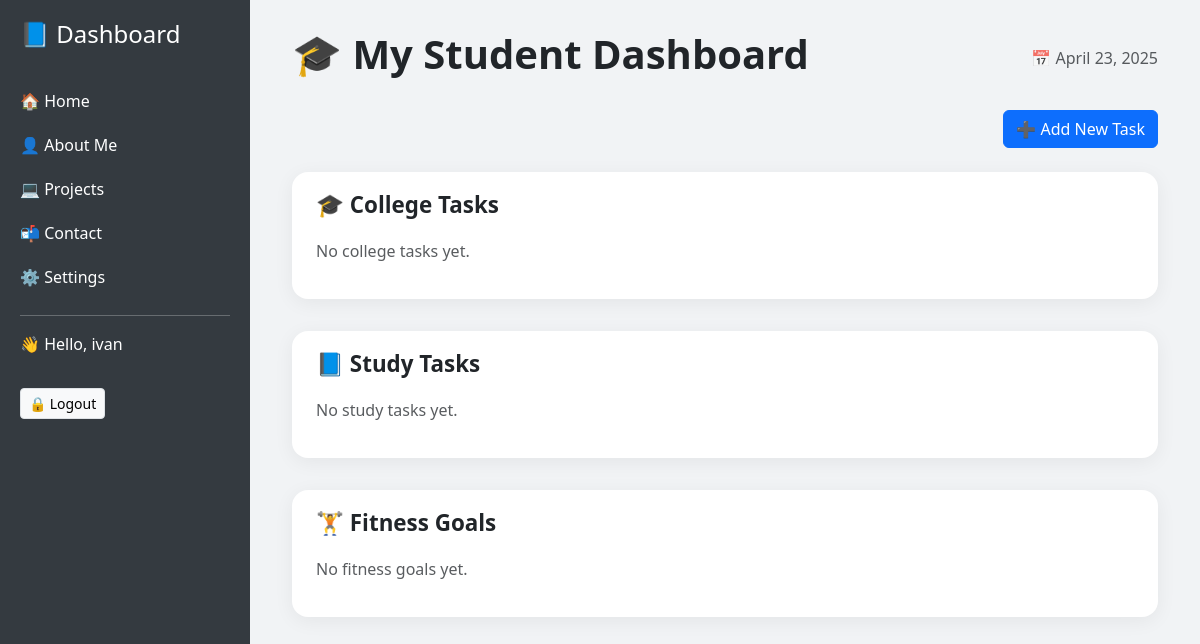
The app's page / (signed in), older data.
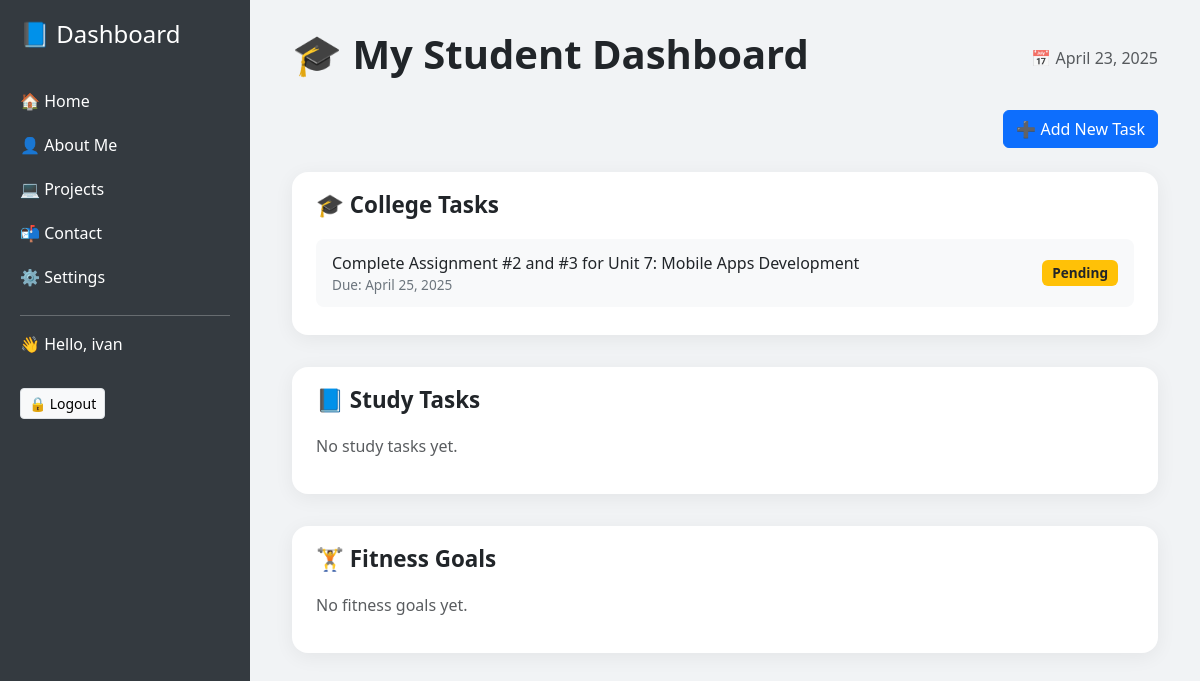
The same page, newer data.
### dashboard/models.py (models this page shows, shortened)
class Task(models.Model):
    CATEGORY_CHOICES = [
        ('college', 'College'),
        ('study', 'Study'),
        ('fitness', 'Fitness'),
    ]
    user = models.ForeignKey(User, on_delete=models.CASCADE)  # link to the user
    title = models.CharField(max_length=100)
    description = models.TextField(blank=True)
    due_date = models.DateField()
    is_completed = models.BooleanField(default=False)
    category = models.CharField(max_length=20, choices=CATEGORY_CHOICES, default='college')

### dashboard/views.py (the view)
# urls.py: path('', views.home, name='home'),
@login_required
def home(request):
    user = request.user
    college_tasks = Task.objects.filter(user=user, category='college')
    study_tasks = Task.objects.filter(user=user, category='study')
    fitness_tasks = Task.objects.filter(user=user, category='fitness')
    today = timezone.now().date()
    return render(request, 'home.html', {
        'college_tasks': college_tasks,
        'study_tasks': study_tasks,
        'fitness_tasks': fitness_tasks,
        'today': today,
    })

### dashboard/templates/home.html (shortened to what this page needs)
{% extends "base.html" %}
{% block content %}
<div class="container">
    <div class="d-flex justify-content-between align-items-center mb-4">
        <h1 class="fw-bold">🎓 My Student Dashboard</h1>
        <span class="text-muted">📅 {{ today|date:"F j, Y" }}</span>
    </div>
    <div class="mb-4 text-end">
        <a href="{% url 'add_task' %}" class="btn btn-primary">➕ Add New Task</a>
    </div>
    <div class="card-section">
        <h2 class="section-title">🎓 College Tasks</h2>
        {% for task in college_tasks %}
            <div class="task-item d-flex justify-content-between align-items-center">
                <div>
                    <div class="task-title">{{ task.title }}</div>
                    <div class="due-text">Due: {{ task.due_date }}</div>
                </div>
                <span class="badge task-badge {% if task.is_completed %}bg-success{% else %}bg-warning text-dark{% endif %}">
                    {% if task.is_completed %}✓ Done{% else %}Pending{% endif %}
                </span>
            </div>
        {% empty %}
            <p class="text-muted">No college tasks yet.</p>
        {% endfor %}
    </div>
    <div class="card-section">
        <h2 class="section-title">📘 Study Tasks</h2>
        {% for task in study_tasks %}
            <div class="task-item d-flex justify-content-between align-items-center">
                <div>
                    <div class="task-title">{{ task.title }}</div>
                    <div class="due-text">Due: {{ task.due_date }}</div>
                </div>
                <span class="badge task-badge {% if task.is_completed %}bg-success{% else %}bg-warning text-dark{% endif %}">
                    {% if task.is_completed %}✓ Done{% else %}Pending{% endif %}
                </span>
            </div>
        {% empty %}
            <p class="text-muted">No study tasks yet.</p>
        {% endfor %}
    </div>
    <div class="card-section">
        <h2 class="section-title">🏋️ Fitness Goals</h2>
        {% for task in fitness_tasks %}
            <div class="task-item d-flex justify-content-between align-items-center">
                <div>
                    <div class="task-title">{{ task.title }}</div>
                    <div class="due-text">Due: {{ task.due_date }}</div>
                </div>
                <span class="badge task-badge {% if task.is_completed %}bg-success{% else %}bg-warning text-dark{% endif %}">
                    {% if task.is_completed %}✓ Done{% else %}Pending{% endif %}
                </span>
            </div>
        {% empty %}
            <p class="text-muted">No fitness goals yet.</p>
        {% endfor %}
    </div>
</div>
{% endblock %}

### dashboard/templates/base.html (shortened to what this page needs)
<!DOCTYPE html>
<html lang="en">
<head>
    <link href="https://cdn.jsdelivr.net/npm/bootstrap@5.3.0/dist/css/bootstrap.min.css" rel="stylesheet">
</head>
<body>
    <div class="sidebar">
        <h2>📘 Dashboard</h2>
        <a href="{% url 'home' %}">🏠 Home</a>
        <a href="{% url 'about' %}">👤 About Me</a>
        <a href="{% url 'projects' %}">💻 Projects</a>
        <a href="{% url 'contact' %}">📬 Contact</a>
        <a href="{% url 'settings' %}">⚙️ Settings</a>
        <hr>
        {% if user.is_authenticated %}
            <p>👋 Hello, {{ user.username }}</p>
            <form method="POST" action="{% url 'logout' %}">
                <button class="btn btn-light border btn-sm mt-3">🔒 Logout</button>
            </form>
        {% else %}
            <a href="{% url 'login' %}">🔐 Login</a>
            <a href="{% url 'register' %}">📝 Register</a>
        {% endif %}
    </div>
    <div class="main">
        {% block content %}{% endblock %}
    </div>
</body>
</html>

### dashboard/templates/base.html (style rules this page uses)
body { display: flex; height: 100vh; margin: 0; background-color: #f8f9fa; }
.sidebar { width: 250px; background-color: #343a40; color: white; padding: 20px; flex-shrink: 0; }
.sidebar h2 { font-size: 1.5rem; margin-bottom: 30px; }
.sidebar a { color: white; display: block; padding: 10px 0; text-decoration: none; }
.main { flex-grow: 1; padding: 30px; overflow-y: auto; }

### dashboard/templates/home.html (style rules this page uses)
body { background-color: #f1f3f5; }
.card-section { background-color: #fff; border-radius: 16px; box-shadow: 0 4px 20px rgba(0,0,0,0.06); padding: 20px 24px; margin-bottom: 32px; }
.section-title { font-weight: 600; font-size: 1.4rem; margin-bottom: 20px; }
.task-badge { font-size: 0.85rem; padding: 6px 10px; }
.task-item { padding: 12px 16px; border-radius: 8px; margin-bottom: 8px; background-color: #f8f9fa; }
.task-title { font-weight: 500; font-size: 1rem; }
.due-text { font-size: 0.85rem; color: #6c757d; }

Row changes from the older to the newer data that the page shows:
now on this page (row edited): Task: title "Complete Assignment #2 and #3 for Unit 7: Mobile Apps Development", due_date "April 25, 2025", is_completed "Pending"
Text that changed along with them:
text no longer shown: "No college tasks yet."
